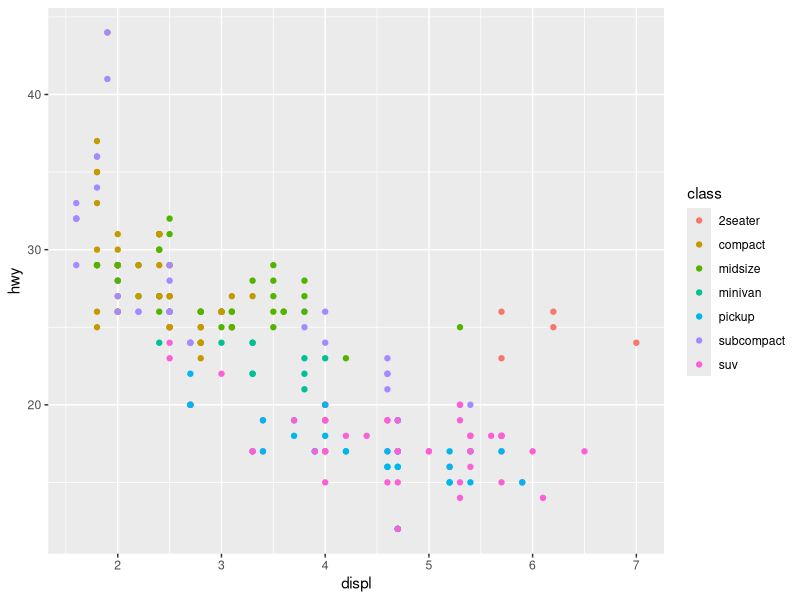
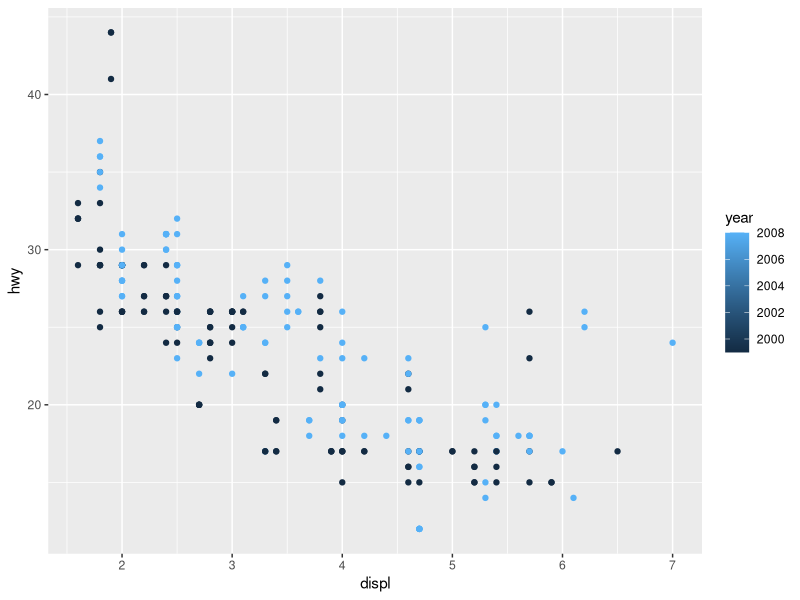
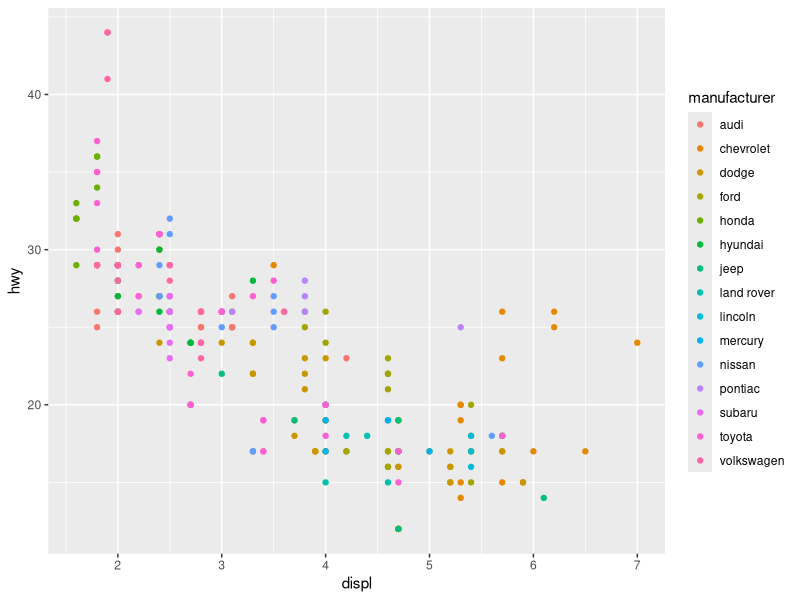
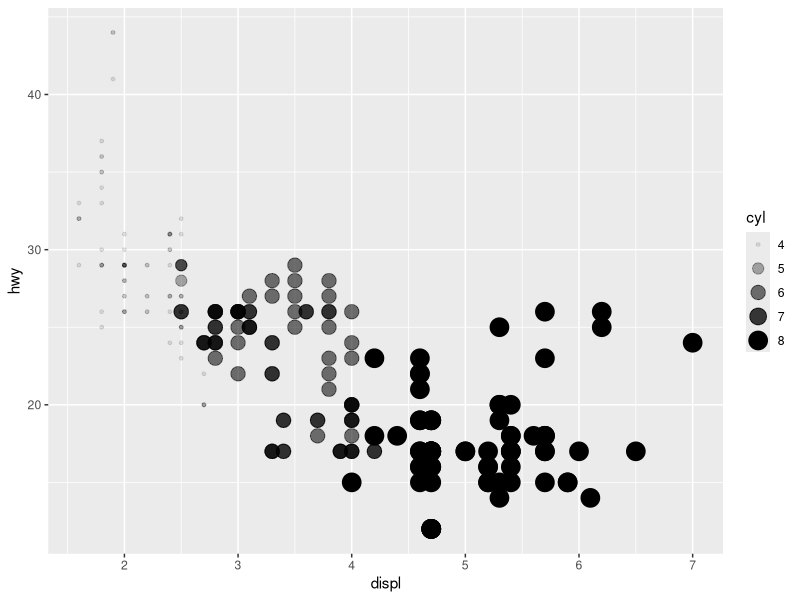
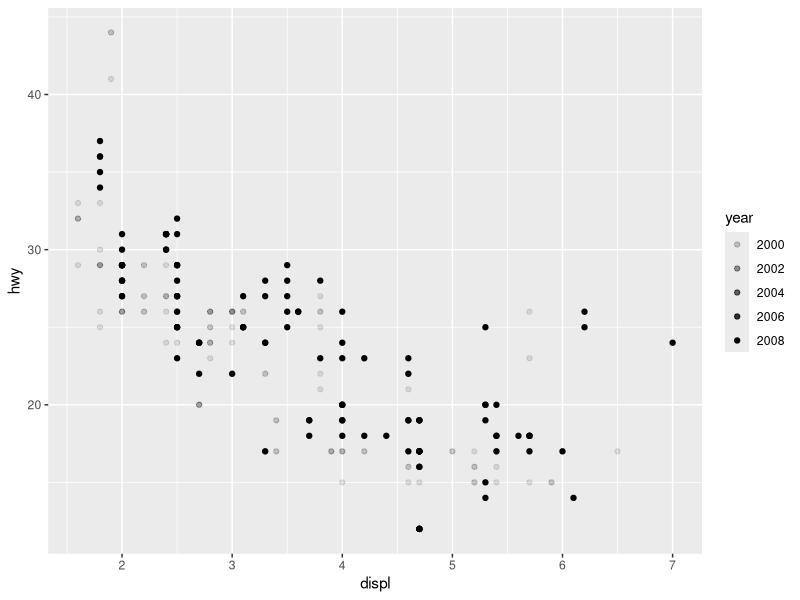
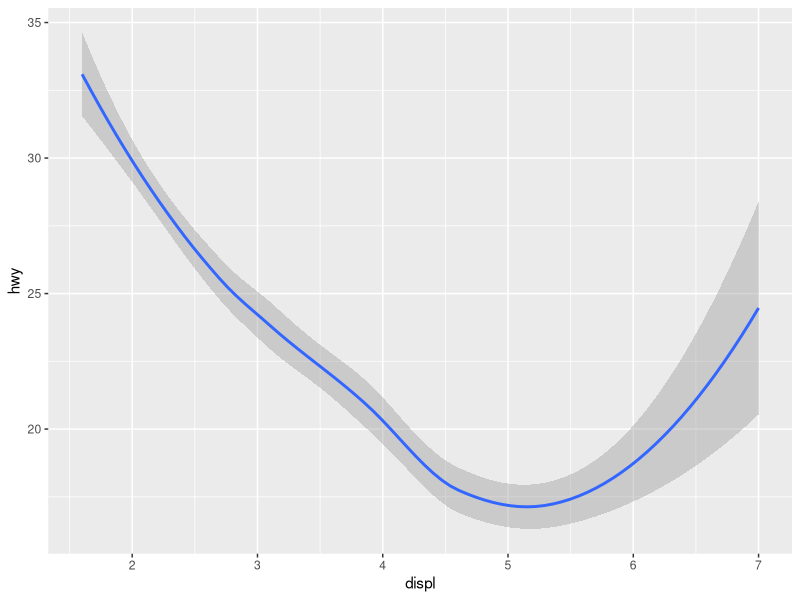
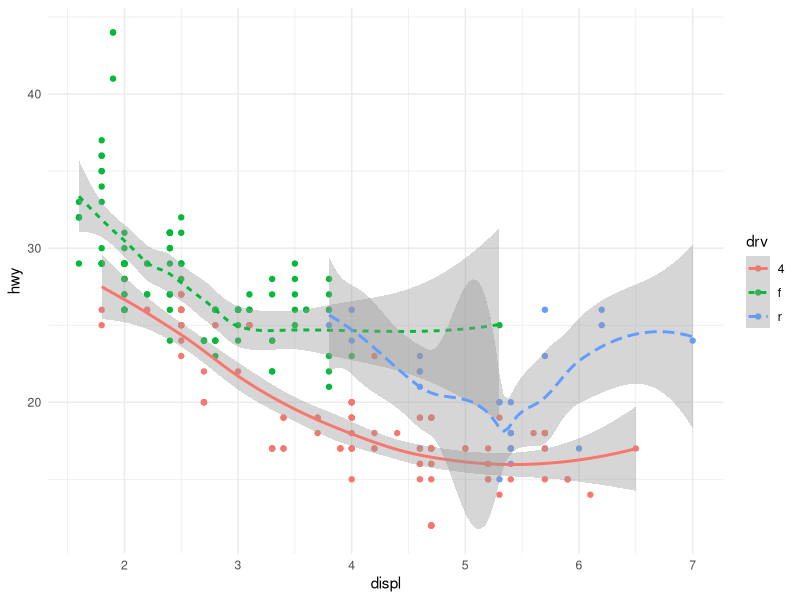
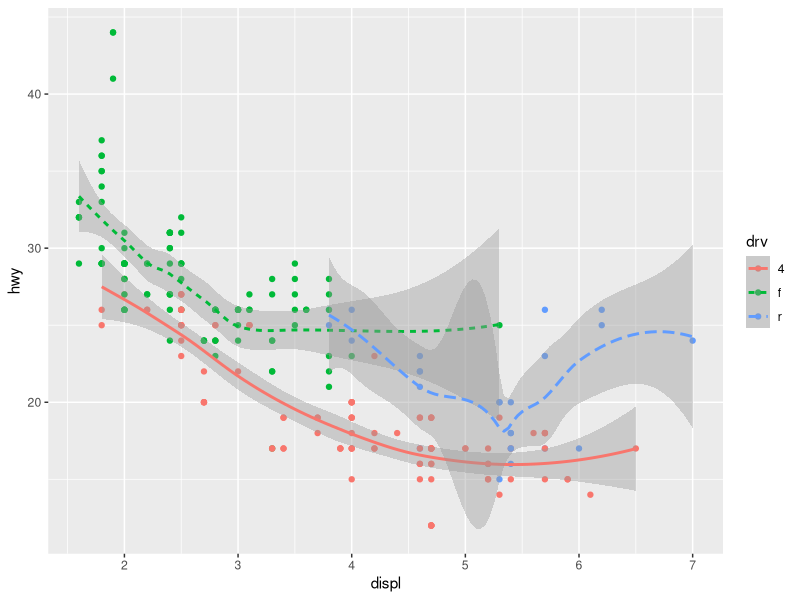

The R source for these figures, in order:
pkgs <- c(
  "broom", "dplyr", "ggplot2", "jsonlite", "Lahman", "purrr", 
  "rcorpora", "readr", "rmarkdown", "stringr", "tibble", "tidyr"
)
install.packages(pkgs)
library(ggplot2)
## Scatterplots 
ggplot(data = mpg) + 
  geom_point(mapping = aes(x = displ, y = hwy, color = class))
# A third dimension to a 2 dimension graph through aesthetics
# : a visual property of your graph, e.g.: color, size, transparency..

ggplot(data = mpg) + 
  geom_point(mapping = aes(x = displ, y = hwy, color = year))
ggplot(data = mpg) + 
  geom_point(mapping = aes(x = displ, y = hwy, color = manufacturer))
ggplot(data = mpg) +
  geom_point(mapping = aes(x = displ, y = hwy, size = cyl, alpha = cyl))
ggplot(data = mpg) +
  geom_point(mapping = aes(x = displ, y = hwy, alpha = year))
  


ggplot(data = mpg) + 
  geom_smooth(mapping = aes(x = displ, y = hwy))
ggplot(data = mpg) + 
  geom_point(mapping = aes(x = displ, y = hwy, color = drv)) +
  geom_smooth(mapping = aes(x = displ, y = hwy, linetype = drv, color = drv)) +
  theme_minimal()
ggplot(data = mpg, mapping = aes(x = displ, y = hwy)) + 
  geom_point(mapping = aes(color = drv)) + 
  geom_smooth(mapping = aes(linetype = drv, color = drv))

ggplot(data = mpg, mapping = aes(x = displ, y = hwy)) + 
  geom_point(aes(color = class)) + 
  geom_smooth(data = subset(mpg, class == "subcompact"))
# Automatically, it'll put the same mapping into every geom
ggplot(data = mpg, mapping = aes(x = displ, y = hwy, color = class)) + 
  geom_point() + 
  geom_smooth()

# Bar graph
ggplot(data = diamonds) + 
  geom_bar(mapping = aes(x = cut, fill = cut))
ggplot(data = diamonds) +
  geom_bar(mapping = aes(x = cut, alpha = cut))

# Stacked bar graph
ggplot(data = diamonds) + 
  geom_bar(mapping = aes(x = cut, fill = clarity))

# Compare relative proportions across discrete
ggplot(data = diamonds) + 
  geom_bar(mapping = aes(x = cut, fill = clarity), position = "fill") +
  ggtitle('Position = "fill"')

ggplot(data = diamonds) + 
  geom_bar(mapping = aes(x = cut, fill = clarity), position = "dodge") +
  ggtitle('Position = "dodge"')

ggplot(data = mpg) + 
  geom_point(mapping = aes(x = displ, y = hwy), position = "jitter") + 
  ggtitle('Position = "jitter"')

ggplot(data = diamonds) + 
  geom_count(mapping = aes(x = cut, y = clarity, color = clarity))

ggplot(data = diamonds) + 
  geom_count(mapping = aes(x = cut, y = clarity, size = ..prop.., 
                           group = clarity, color = clarity))
## A grid of plots
ggplot(data = diamonds) +
  geom_bar(mapping = aes(x = clarity)) + facet_wrap(~cut)
ggplot(data = mpg) + 
  geom_point(mapping = aes(x = displ, y = hwy)) +
  facet_grid(drv ~ .)
ggplot(data = mpg) + 
  geom_point(mapping = aes(x = displ, y = hwy)) +
  facet_wrap(~drv)
ggplot(data = mpg) + 
  geom_point(mapping = aes(x = displ, y = hwy)) +
  facet_grid(. ~ cyl)